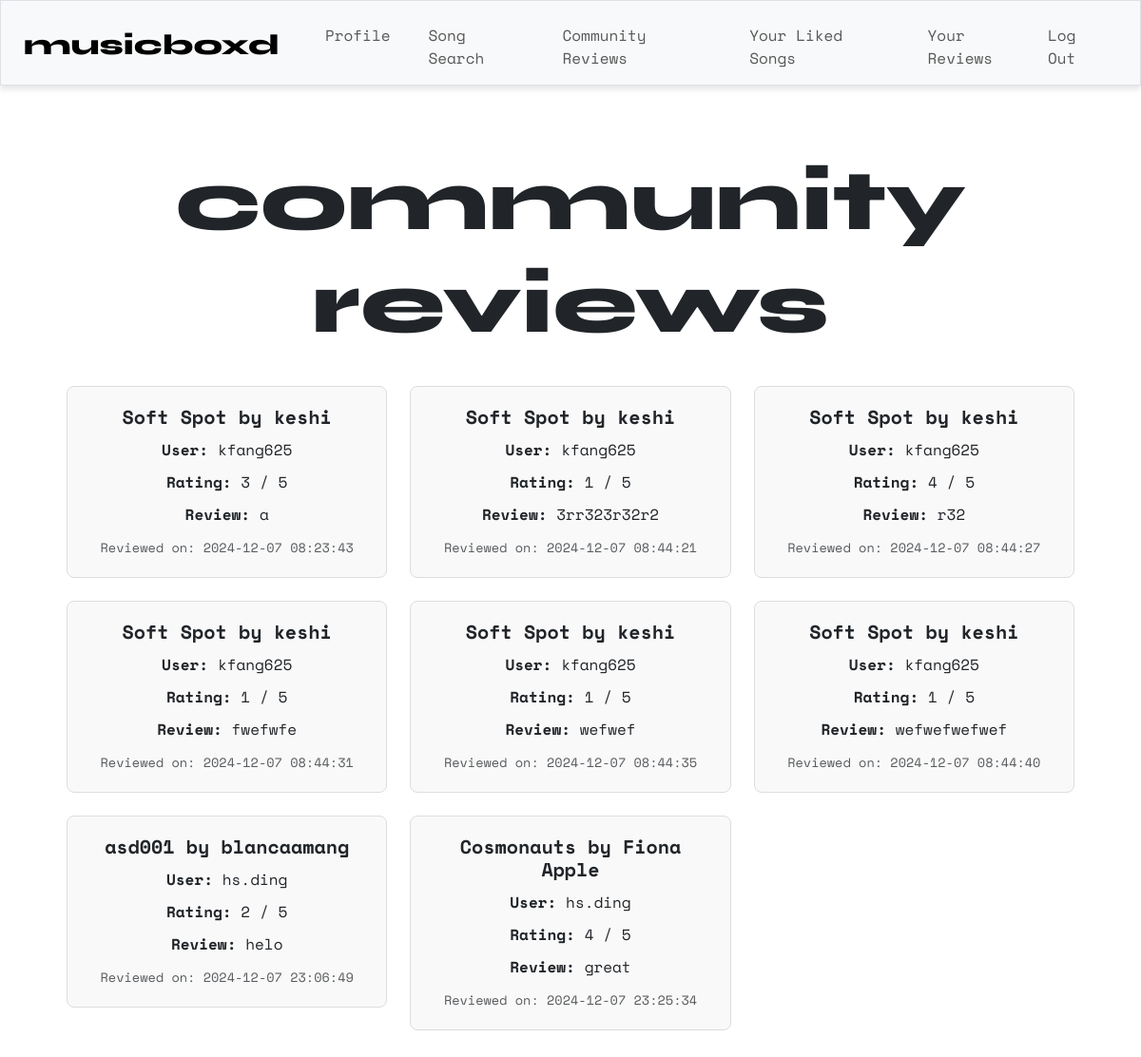
Before: /recent (signed in) with the older database file.
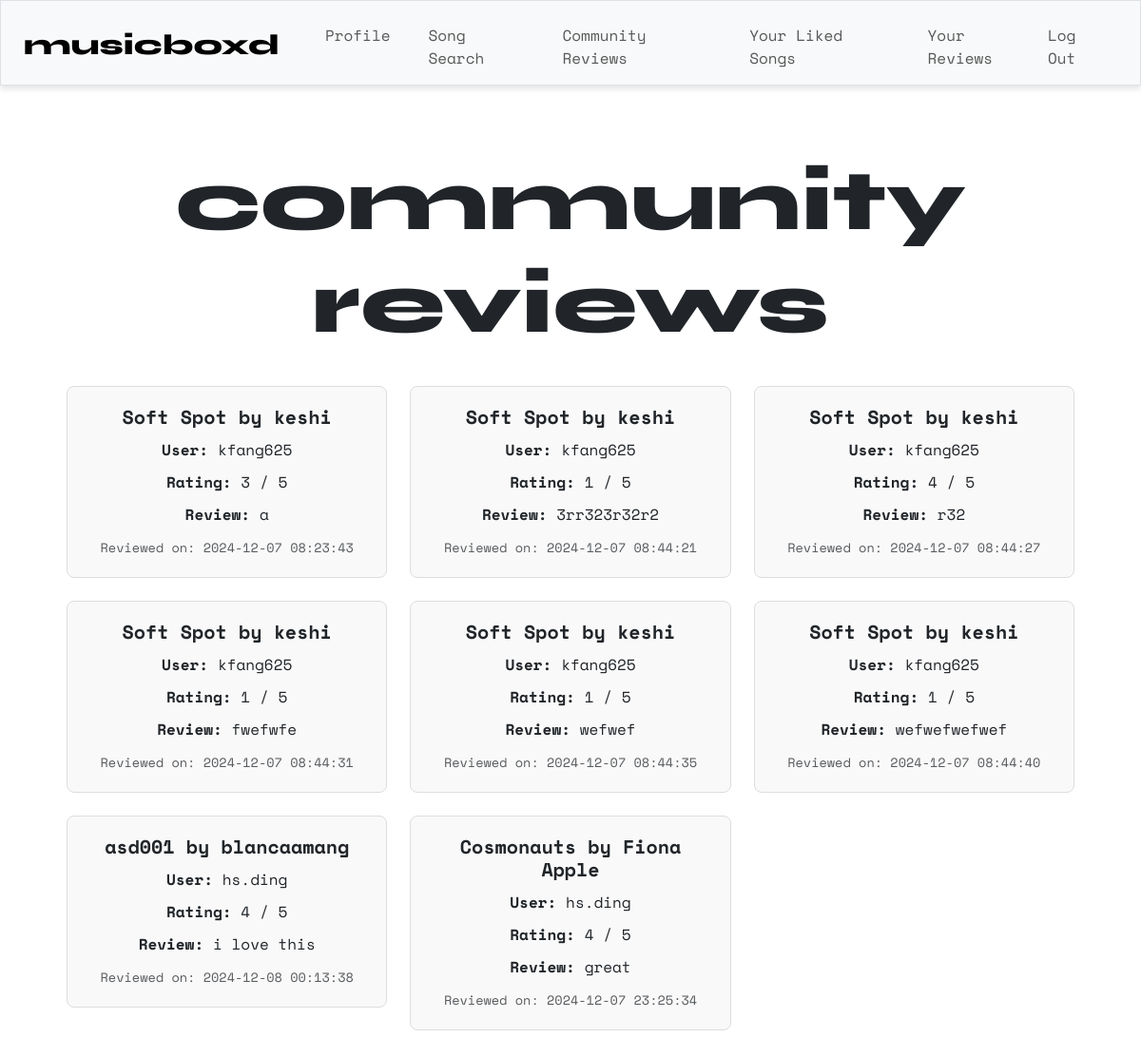
After: the same page with the newer database file.
### tables this page shows
CREATE TABLE reviews ( id INTEGER PRIMARY KEY, review TEXT NOT NULL, rating INTEGER NOT NULL, user_id INTEGER NOT NULL, song_id TEXT NOT NULL, timestamp DATETIME DEFAULT CURRENT_TIMESTAMP, FOREIGN KEY (user_id) REFERENCES users (id), FOREIGN KEY (song_id) REFERENCES songs (id) );

CREATE TABLE songs ( id TEXT PRIMARY KEY, title TEXT NOT NULL, artist TEXT NOT NULL);

CREATE TABLE users ( id INTEGER PRIMARY KEY, username TEXT NOT NULL UNIQUE, hash TEXT NOT NULL );

### app.py (the view)
@app.route("/recent")
@login_required
def recent():
    reviews = db.execute("""
        SELECT users.username, reviews.rating, reviews.timestamp, reviews.review,
               songs.title AS song_title, songs.artist AS song_artist
        FROM reviews
        JOIN users ON reviews.user_id = users.id
        JOIN songs ON reviews.song_id = songs.id
    """)
    return render_template("recent.html", reviews=reviews)

### helpers.py (called while the page is built)
def login_required(f):
    @wraps(f)
    def decorated_function(*args, **kwargs):
        if session.get("user_id") is None:
            return redirect("/login")
        return f(*args, **kwargs)
    return decorated_function

### templates/recent.html (shortened to what this page needs)
{% extends "layout.html" %}
{% block main %}
    <div class="container">
        <h1 class="syne">community<br>reviews</h1>
        <br>
        {% if reviews %}
            <div class="row row-cols-1 row-cols-md-3 g-4">
                {% for review in reviews %}
                    <div class="col">
                        <div class="card">
                            <div class="card-body">
                                <h5 class="card-title">{{ review.song_title }} by {{ review.song_artist }}</h5>
                                <p class="card-text"><strong>User:</strong> {{ review.username }}</p>
                                <p class="card-text"><strong>Rating:</strong> {{ review.rating }} / 5</p>
                                <p class="card-text"><strong>Review:</strong> {{ review.review }}</p>
                                <p class="card-text"><small class="text-muted">Reviewed on: {{ review.timestamp }}</small></p>
                            </div>
                        </div>
                    </div>
                {% endfor %}
            </div>
        {% else %}
            <p class="text-muted">No reviews yet.</p>
        {% endif %}
    </div>
{% endblock %}

Changed rows visible on the page:
changed reviews "asd001": rating "2" → "4"; review "helo" → "i love this"; timestamp "2024-12-07 23:06:49" → "2024-12-08 00:13:38"
